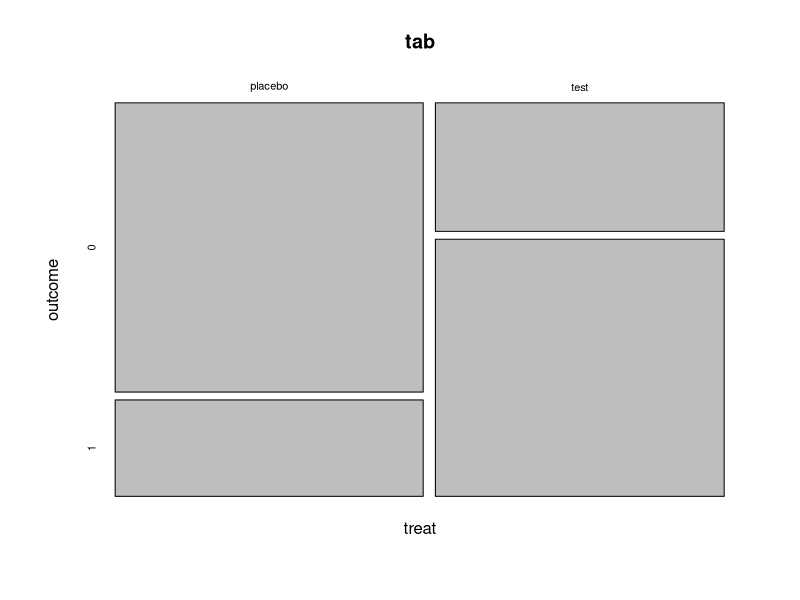

R code for this plot: (Note: this script raises an error after producing the figure.)
################################################################
#
# R을 활용한 통계분석 : 정여진 교수 (2016 여름특강)
#
# 3. 모비율에 대한 검정
#
################################################################

# 매월 매출액 1000만원인지 - 한집단의 평균

# 마케팅 전/후 각각의 표본 1000명 - 독립표본 T 검정
# 마케팅 전/후 동일한 표본 - 쌍체표본 T 검정

# 한 집단 1000명의 브랜드 인지율 - 한집단의 비율


#---------------------------------------------------------------
# 한 모집단의 비율에 대한 구간 추정
#---------------------------------------------------------------

# 국립안전심의회(NSC)는 연말연시 기간에 교통사고로 500명이 사망하고 25,000명이 부상을 입는다고 추정.
# NSC는 사고의 50%가 음주운전으로 발생한다고 주장. 120건의 교통사고를 표본 조사한 결과 67건이 음주운전 사고.
# 이 자료를 바탕으로 음주운전으로 일어난 사고의 비율에 대한 95% 신뢰구간을 구하시오.
# 유의수준 0.05에서 NSC의 주장을 검정하시오.

# H0 : p = 0.5

# 가정 체크
# np >= 5 && n(1-p) >= 5 이면 정규분포를 따른다.

120 * 0.5   # = 60

prop.test(x = 67, n = 120, p = 0.5)

# 95% 신뢰구간 : p = 0.465 ~ 0.648
# p-value = 0.2353 > 0.05 : 귀무가설을 기각할 수 없다.



#---------------------------------------------------------------
# 두 모집단의 비율 비교
#---------------------------------------------------------------

# 광고 캠페인 시작 전 150 가구 중 60 가구가 상품에 대해 인지 (p1)
# 캠페인 이후 250 가구 중 120 가구가 상품 인지 (p2)
# 광고 캠페인이 제품에 대한 인지도를 증가시켰는가?

# H0 : p1 - p2 = 0
# H1 : p1 - p2 < 0   (= p1 < p2)

# 가정 체크 : np >= 5 && n(1-p) >= 5
150 * (60/150)
150 * (1 - 60/150)

# prop.test( x, n )
prop.test( c(60, 120), c(150, 250), alternative = "less")

# 결론
# p-value = 0.07308 > 0.05 : 귀무가설 기각할 수 없음. 캠페인 효과 인정할 수 없음.
# 95% 신뢰구간 두 비율의 차이 : -1.000 ~ 0.009



#---------------------------------------------------------------
# 독립성 테스트 (Chi-squared test)
#---------------------------------------------------------------

# 두 범주형 자료가 독립인지 검증

# 두개의 범주형자료
# 각 변수당 2개 이상의 카테고리 존재(예, m개, k개) 
# 총 m*k 개의 cell

# (예)
# 맥주 선호도는 성별에 독립인가? (맥주종류 vs. 성별) : 독립적이라면 맥주종류별 선호 비율이 남녀가 동일
# 불량품 발생률이 작업교대조별(혹은 종류별)로 관련이 있는가?
# 여론조사에서 특정 주제에 대한 의견이 성별(혹은 지역, 소득수준, 교육수준)과 관련이 있는가?


# Case. 소득수준과 우울증이 관련이 있는지. 300 명 조사.
# 소득수준      우울증상 : 있다     없다
#   저소득                 33       67
#   중간층                 28       122
#   고소득                 5        45

# H0 : 소득수준(가로)과 우울증(세로)은 독립적이다 (서로 영향을 주지 않는다).

data <- matrix(c(33,28,5,67,122,45), 3, 2)
data

# 검정 통계량 : 카이제곱 검정(Pearson's Chi-squared test)
# 자유도 = (k-1)*(m-1)
chisq.test(data)

# p-value = 0.002222 < 0.05 : 귀무가설 기각.
# 소득수준과 우울증은 상관관계가 있다.



#---------------------------------------------------------------
# 분할표 (Contingency Table) - xtabs()
#---------------------------------------------------------------

# 1. 각 셀에 해당하는 자료의 수(count)가 있는 경우

# treat     outcome     count
# placebo   1           16
# placebo   0           48
# test      1           40
# test      0           20

# xtabs(도수 ~ 가로 + 세로)  :  xtabs(count ~ treat + outcome, data = df)


# 2. 각 셀에 해당하는 자료의 수가 없는 경우

# treat     outcome
# placebo   1
# placebo   0
# test      1
# test      0

# xtabs(~ 가로 + 세로)  :  xtabs(~ treat + outcome, data = df)

df <- data.frame(treat = sample(c("placebo","test"), 100, replace = T), outcome = sample(0:1, 100,replace = T))
head(df);tail(df)

xtabs(~ treat + outcome, data = df)


# 3. 직접 만들기
tab <- matrix(c(48,20,16,40), ncol = 2)
colnames(tab) <- c("0", "1")
rownames(tab) <- c("placebo", "test")
tab


mosaicplot(tab, xlab = "treat", ylab = "outcome")

chisq.test(tab) # 가로(치료방법)와 세로(치료결과)가 독립적인지(= H0) 검정. 
                # p-value < 0.05 : 귀무가설 기각.
                # 치료방법은 치료결과에 영향을 준다.



#---------------------------------------------------------------
# practice 3
#---------------------------------------------------------------

# 뉴욕시민 의견 조사 (1 yes, 2 no)
# Party : 소속 정당
# Q1. PayCut : 예산 집행이 지연시 의원 급여 삭감 여부
# Q2. Lobbyists : 로비스트에 대한 추가 제한 필요
# Q3. TermLimits : 의회 의원 임기 제한 필요

df_NY <- read.csv("NYReform.csv")
head(df_NY)
summary(df_NY)

# (1) 각 질문별 분할표 생성
# (2) 응답결과와 정당 가입 여부간의 독립성 검정

# Q1.
tab1 <- xtabs(~PayCut + Party, data = df_NY)
tab1

chisq.test(tab1)   # p-value = 0.006135 < 0.05 : 독립적이지 않다. 소속 정당과 상관관계가 있다.

par(mfcol=c(1,2), las = 1)
mosaicplot(tab1)
mosaicplot(t(tab1))

# Q2.
tab2 <- xtabs(~Lobbyists + Party, data = df_NY)
tab2

chisq.test(tab2)   # p-value = 0.1557 > 0.05 : 독립적이다

mosaicplot(tab2)
mosaicplot(t(tab2))

# Q3.
tab3 <- xtabs(~TermLimits + Party, data = df_NY)
tab3

chisq.test(tab3)   # p-value = 0.07763 > 0.05 : 독립적이다

mosaicplot(tab3)
mosaicplot(t(tab3))

par(mfcol=c(1,1))


# (3) Q3에 대해 공화당원(Republican)들이 민주당원(Democrat)들보다 yes 라고 응답한 비율이 크다고 할 수 있는가?

# H0 : p(Democrat) - p(Republican) = 0
# H1 : p(Democrat) - p(Republican) < 0
prop.test(c(17,32), c(36,45), alternative = "less")

# H0 : p(Republican) - p(Democrat) = 0
# H1 : p(Republican) - p(Democrat) > 0
prop.test(c(32,17), c(45,36), alternative = "greater")

# 결론 : p-value = 0.02519 < 0.05 : 귀무가설 기각. 공화당원이 yes 라고 응답한 비율이 크다.


# (4) Q2에서 민주당원들이 yes라고 응답한 비율이 0.5가 아니라고 할 수 있는가?

# H0 : p = 0.5
prop.test(21, 36, p = 0.5)   # p-value = 0.4047 > 0.05 : 귀무가설 채택. 

